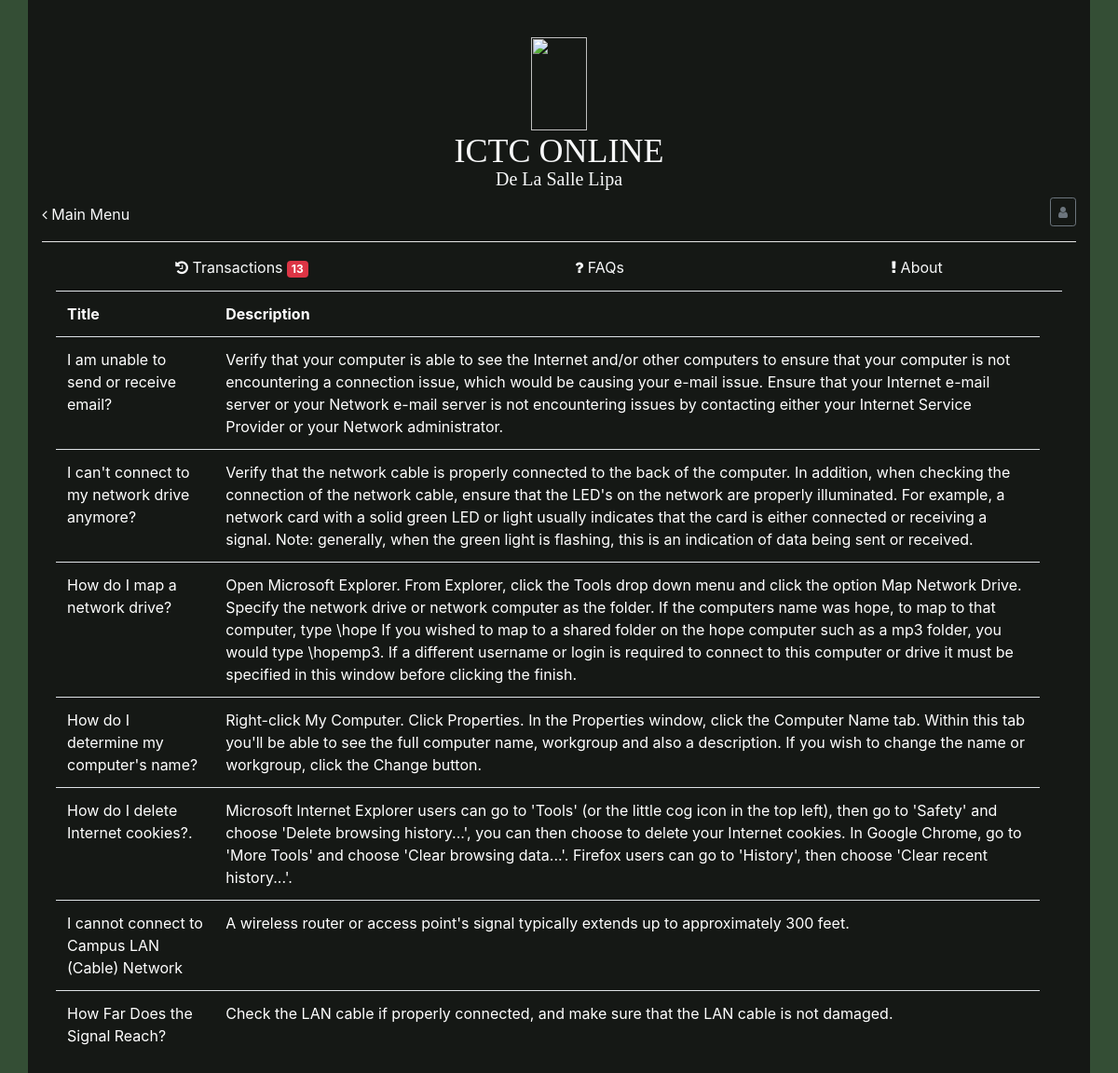
/FAQ.php, run on the app's committed database.
### tables this page shows
CREATE TABLE `faqdatabase` (
  `faqid` int(255) NOT NULL,
  `title` varchar(9999) NOT NULL,
  `description` longtext NOT NULL
);

### FAQ.php (the view, shortened to what this page needs)
<!doctype html>
<html lang="en">
    <head>
        <link rel="stylesheet" href="https://maxcdn.bootstrapcdn.com/bootstrap/4.0.0/css/bootstrap.min.css">
    </head>
    <?php include "index.php";?>
    <body  class="container-fluid" style="color: white; background-color: #344e35">
        <form  class="col-md-12 column" id="formTbl" method="get">
            <div class="row clearfix">
                <div class="col-md-12 col-12 column">
                    <table class="table table-hover" id="formtbl">
                        <?php
                            $result = mysql_query("SELECT * FROM faqdatabase")
                            or die(mysql_error());
                            echo '<tr>';
                            echo '<th>Title</th>';
                            echo '<th>Description</th>';
                            echo '<th></th>';
                            echo '</tr>';
                            while($row = mysql_fetch_array( $result ))
                            {
                                echo '<tr>';
                                echo '<td>' . $row['title'] . '</td>';
                                echo '<td>' . $row['description'] . '</td>';
                        ?>
                            <?php
                                echo '</tr>';
                                }
                        ?>
                    </table>
                </div>
            </div>
  </body>
</html>

### index.php (shortened to what this page needs)
<!doctype html>
<html lang="en">
  <head>
    <link rel="stylesheet" href="https://maxcdn.bootstrapcdn.com/bootstrap/4.0.0/css/bootstrap.min.css">
    <link href="blog.css" rel="stylesheet">
    <link rel="stylesheet" href="https://cdnjs.cloudflare.com/ajax/libs/font-awesome/4.7.0/css/font-awesome.min.css">
  </head>
  <body>
    <div class="container" style="color: white; background-color: #151815">
      <header class="blog-header py-3">
        <div class="flex-nowrap justify-content-between align-items-center">
          <div class="col-12 pt-4 text-center">
          <img class="d-block mx-auto mb-1" src="https://acesdlsl.files.wordpress.com/2010/08/logo-green-copy.png" alt="" width="60" height="100">
            <a class="blog-header-logo text-light" href="#">ICTC ONLINE<br><h5>De La Salle Lipa<h5></a>
          </div>
        </div>
        <div class="row flex-nowrap justify-content-between align-items-center">
          <div class="col-4 pt-1">
            <a class="text-light" href="#"><i class="fa fa-angle-left"></i> Main Menu</a>
          </div>
          <div class="col-4 d-flex justify-content-end align-items-center">
            <a class="btn btn-sm btn-outline-secondary" href="logout.php"><i class="fa fa-user"></i> <?php echo $_SESSION['username']?></a>
          </div>
        </div>
      </header>
      <div class="nav-scroller py-2 mb-2">
        <nav class="nav d-flex justify-content-around">
          <a class="p-2 text-light" href="transactions.php"><i class="fa fa-history"></i> Transactions
            <span class="badge badge-danger">
                  <?php
                      $r=mysql_query("SELECT * FROM requestdatabase");
                      $c=mysql_num_rows($r);
                      echo $c;
                    ?>
            </span>
          </a>
          <a class="p-2 text-light" href="FAQ.php"><i class="fa fa-question"></i> FAQs</a>
          <?php if ($_SESSION['Usertype']!="Admin"):?>
            <a class="p-2 text-light" href="About.php"><i class="fa fa-exclamation"></i> About</a>
          <?php endif;?>
        </nav>
      </div>
  </body>
</html>

### blog.css (style rules this page uses)
.blog-header { line-height: 1; border-bottom: 1px solid #e5e5e5; }
.blog-header-logo { font-family: "Playfair Display", Georgia, "Times New Roman", serif; font-size: 2.25rem; }
h1, h2, h3, h4, h5, h6 { font-family: "Playfair Display", Georgia, "Times New Roman", serif; }
.nav-scroller { position: relative; z-index: 2; height: 2.75rem; overflow-y: hidden; }
.nav-scroller .nav { display: -webkit-box; display: -ms-flexbox; display: flex; -ms-flex-wrap: nowrap; flex-wrap: nowrap; padding-bottom: 1rem; margin-top: -1px; overflow-x: auto; text-align: center; white-space: nowrap; -webkit-overflow-scrolling: touch; }

### data on the page
faqdatabase: title "I am unable to send or receive email?", description "Verify that your computer is able to see the Internet and/or other computers to ensure that your computer is not encountering a connection issue, which would be causing your e-mail issue. Ensure that your Internet e-mail server or your Network e-mail server is not encountering issues by contacting either your Internet Service Provider or your Network administrator."
faqdatabase: title "I can't connect to my network drive anymore?", description "Verify that the network cable is properly connected to the back of the computer. In addition, when checking the connection of the network cable, ensure that the LED's on the network are properly illuminated. For example, a network card with a solid green LED or light usually indicates that the card is either connected or receiving a signal. Note: generally, when the green light is flashing, this is an indication of data being sent or received."
faqdatabase: title "How do I map a network drive?", description "Open Microsoft Explorer. From Explorer, click the Tools drop down menu and click the option Map Network Drive. Specify the network drive or network computer as the folder. If the computers name was hope, to map to that computer, type \\hope If you wished to map to a shared folder on the hope computer such as a mp3 folder, you would type \\hopemp3. If a different username or login is required to connect to this computer or drive it must be specified in this window before clicking the finish."
faqdatabase: title "How do I determine my computer's name?", description "Right-click My Computer. Click Properties. In the Properties window, click the Computer Name tab. Within this tab you'll be able to see the full computer name, workgroup and also a description. If you wish to change the name or workgroup, click the Change button."
faqdatabase: title "How do I delete Internet cookies?.", description "Microsoft Internet Explorer users can go to 'Tools' (or the little cog icon in the top left), then go to 'Safety' and choose 'Delete browsing history...', you can then choose to delete your Internet cookies. In Google Chrome, go to 'More Tools' and choose 'Clear browsing data...'. Firefox users can go to 'History', then choose 'Clear recent history...'."
faqdatabase: title "I cannot connect to Campus LAN (Cable) Network", description "A wireless router or access point's signal typically extends up to approximately 300 feet."
faqdatabase: title "How Far Does the Signal Reach?", description "Check the LAN cable if properly connected, and make sure that the LAN cable is not damaged."

### other printed values
$c "13"
